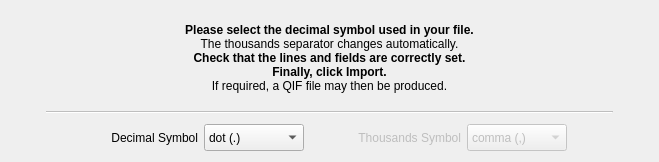
<?xml version="1.0" encoding="UTF-8"?>
<ui version="4.0">
 <class>CompletionPage</class>
 <widget class="QWidget" name="CompletionPage">
  <property name="geometry">
   <rect>
    <x>0</x>
    <y>0</y>
    <width>659</width>
    <height>160</height>
   </rect>
  </property>
  <property name="sizePolicy">
   <sizepolicy hsizetype="Preferred" vsizetype="Preferred">
    <horstretch>0</horstretch>
    <verstretch>0</verstretch>
   </sizepolicy>
  </property>
  <property name="maximumSize">
   <size>
    <width>16777215</width>
    <height>240</height>
   </size>
  </property>
  <property name="windowTitle">
   <string>Completion Wizard Page</string>
  </property>
  <layout class="QGridLayout" name="gridLayout">
   <item row="0" column="0">
    <layout class="QHBoxLayout" name="horizontalLayout_4" stretch="5,80,5">
     <item>
      <spacer name="horizontalSpacer">
       <property name="orientation">
        <enum>Qt::Horizontal</enum>
       </property>
       <property name="sizeHint" stdset="0">
        <size>
         <width>33</width>
         <height>140</height>
        </size>
       </property>
      </spacer>
     </item>
     <item>
      <layout class="QVBoxLayout" name="verticalLayout" stretch="30,3,15">
       <item>
        <widget class="QLabel" name="label">
         <property name="text">
          <string>&lt;!DOCTYPE HTML PUBLIC &quot;-//W3C//DTD HTML 4.0//EN&quot; &quot;http://www.w3.org/TR/REC-html40/strict.dtd&quot;&gt;
&lt;html&gt;&lt;head&gt;&lt;meta name=&quot;qrichtext&quot; content=&quot;1&quot; /&gt;&lt;style type=&quot;text/css&quot;&gt;
p, li { white-space: pre-wrap; }
&lt;/style&gt;&lt;/head&gt;&lt;body style=&quot; font-family:'Sans'; font-size:9pt; font-weight:400; font-style:normal;&quot;&gt;
&lt;p align=&quot;center&quot; style=&quot; margin-top:0px; margin-bottom:0px; margin-left:0px; margin-right:0px; -qt-block-indent:0; text-indent:0px;&quot;&gt;&lt;span style=&quot; font-family:'Sans Serif'; font-weight:600;&quot;&gt;Please select the decimal symbol used in your file.&lt;/span&gt;&lt;/p&gt;
&lt;p align=&quot;center&quot; style=&quot; margin-top:0px; margin-bottom:0px; margin-left:0px; margin-right:0px; -qt-block-indent:0; text-indent:0px;&quot;&gt;&lt;span style=&quot; font-family:'Sans Serif';&quot;&gt;The thousands separator changes automatically.&lt;/span&gt;&lt;/p&gt;
&lt;p align=&quot;center&quot; style=&quot; margin-top:0px; margin-bottom:0px; margin-left:0px; margin-right:0px; -qt-block-indent:0; text-indent:0px;&quot;&gt;&lt;span style=&quot; font-family:'Sans Serif'; font-weight:600;&quot;&gt;Check that the lines and fields are correctly set.&lt;/span&gt;&lt;/p&gt;
&lt;p align=&quot;center&quot; style=&quot; margin-top:0px; margin-bottom:0px; margin-left:0px; margin-right:0px; -qt-block-indent:0; text-indent:0px;&quot;&gt;&lt;span style=&quot; font-family:'Sans Serif'; font-weight:600;&quot;&gt;Finally, click Import.&lt;/span&gt;&lt;/p&gt;
&lt;p align=&quot;center&quot; style=&quot; margin-top:0px; margin-bottom:0px; margin-left:0px; margin-right:0px; -qt-block-indent:0; text-indent:0px;&quot;&gt;&lt;span style=&quot; font-family:'Sans Serif';&quot;&gt;If required, a QIF file may then be produced.&lt;/span&gt;&lt;/p&gt;&lt;/body&gt;&lt;/html&gt;</string>
         </property>
        </widget>
       </item>
       <item>
        <widget class="Line" name="line_hor">
         <property name="enabled">
          <bool>false</bool>
         </property>
         <property name="frameShadow">
          <enum>QFrame::Sunken</enum>
         </property>
         <property name="orientation">
          <enum>Qt::Horizontal</enum>
         </property>
        </widget>
       </item>
       <item>
        <layout class="QHBoxLayout" name="horizontalLayout" stretch="5,15,0,20,0,6">
         <property name="topMargin">
          <number>4</number>
         </property>
         <item>
          <spacer name="horizontalSpacer_3">
           <property name="orientation">
            <enum>Qt::Horizontal</enum>
           </property>
           <property name="sizeHint" stdset="0">
            <size>
             <width>40</width>
             <height>20</height>
            </size>
           </property>
          </spacer>
         </item>
         <item>
          <widget class="QLabel" name="labelSet_decimal">
           <property name="minimumSize">
            <size>
             <width>0</width>
             <height>0</height>
            </size>
           </property>
           <property name="text">
            <string>Decimal Symbol</string>
           </property>
           <property name="alignment">
            <set>Qt::AlignRight|Qt::AlignTrailing|Qt::AlignVCenter</set>
           </property>
          </widget>
         </item>
         <item>
          <widget class="KComboBox" name="comboBox_decimalSymbol">
           <property name="minimumSize">
            <size>
             <width>100</width>
             <height>27</height>
            </size>
           </property>
           <property name="toolTip">
            <string>Click to select the required decimal symbol, and to
check that the selected symbol matches the data.</string>
           </property>
           <item>
            <property name="text">
             <string>dot (.)</string>
            </property>
           </item>
           <item>
            <property name="text">
             <string>comma (,)</string>
            </property>
           </item>
          </widget>
         </item>
         <item>
          <widget class="QLabel" name="labelSet_thousands">
           <property name="enabled">
            <bool>false</bool>
           </property>
           <property name="minimumSize">
            <size>
             <width>0</width>
             <height>0</height>
            </size>
           </property>
           <property name="text">
            <string>Thousands Symbol</string>
           </property>
           <property name="alignment">
            <set>Qt::AlignRight|Qt::AlignTrailing|Qt::AlignVCenter</set>
           </property>
          </widget>
         </item>
         <item>
          <widget class="KComboBox" name="comboBox_thousandsDelimiter">
           <property name="enabled">
            <bool>false</bool>
           </property>
           <property name="minimumSize">
            <size>
             <width>100</width>
             <height>27</height>
            </size>
           </property>
           <item>
            <property name="text">
             <string>comma (,)</string>
            </property>
           </item>
           <item>
            <property name="text">
             <string>dot (.)</string>
            </property>
           </item>
          </widget>
         </item>
         <item>
          <spacer name="horizontalSpacer_2">
           <property name="orientation">
            <enum>Qt::Horizontal</enum>
           </property>
           <property name="sizeHint" stdset="0">
            <size>
             <width>40</width>
             <height>20</height>
            </size>
           </property>
          </spacer>
         </item>
        </layout>
       </item>
      </layout>
     </item>
     <item>
      <spacer name="horizontalSpacer_right">
       <property name="orientation">
        <enum>Qt::Horizontal</enum>
       </property>
       <property name="sizeHint" stdset="0">
        <size>
         <width>68</width>
         <height>140</height>
        </size>
       </property>
      </spacer>
     </item>
    </layout>
   </item>
  </layout>
 </widget>
 <customwidgets>
  <customwidget>
   <class>KComboBox</class>
   <extends>QComboBox</extends>
   <header>kcombobox.h</header>
  </customwidget>
 </customwidgets>
 <resources/>
 <connections/>
</ui>
